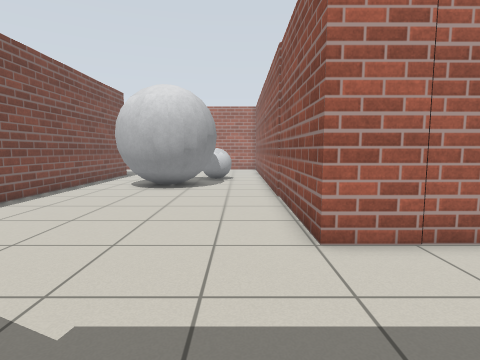
view 1 (above)

16 first-person views from a walk through a Gazebo world. The camera is 0.94 m above the floor, tilts 6° down and sees 80° across. The floor is counted in squares, 0.5 m on a side. Each view is taken from the middle of a square. On the plan, view 1 faces up. The plan holds only what a view shows up to about 16 squares ahead; the rest is blank. Some stock models are drawn as simple stand-ins. Surface patterns are stand-ins for the level's own textures.

view 2
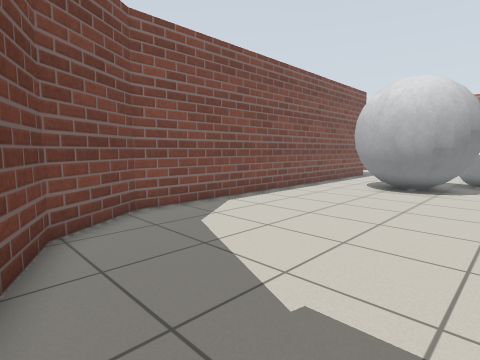

view 3
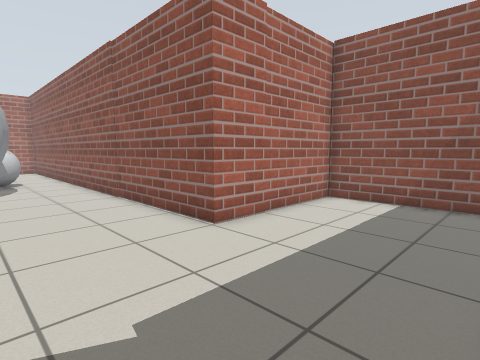

view 4
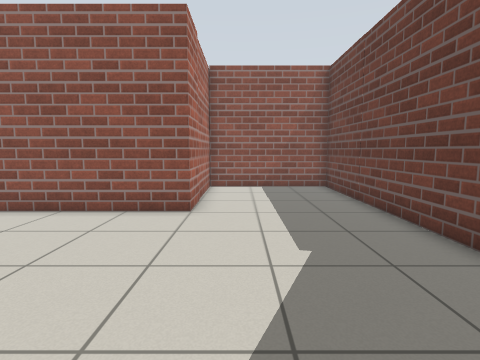

view 5
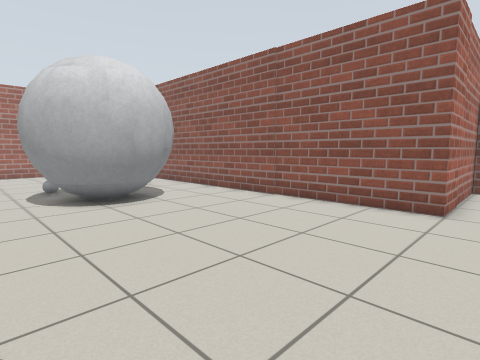

view 6
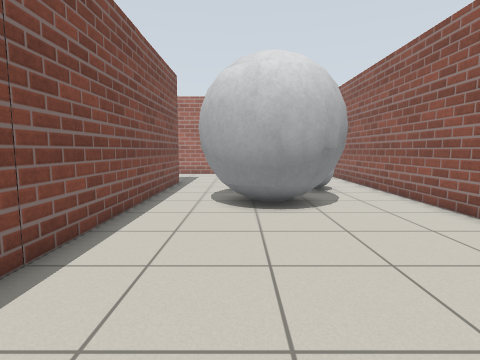

view 7
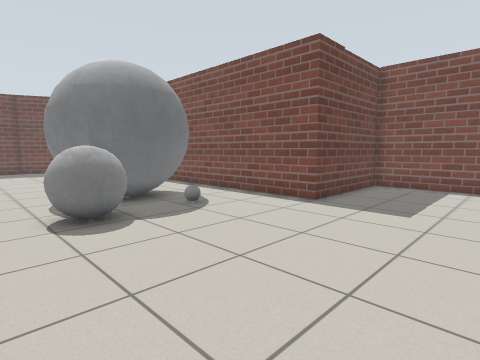

view 8
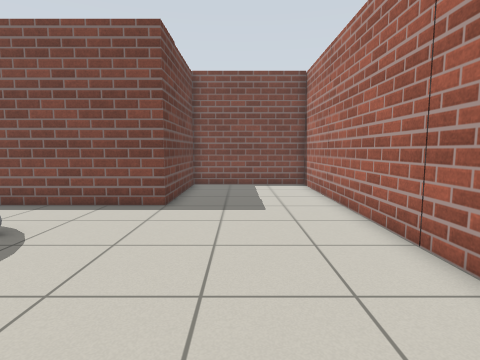

view 9
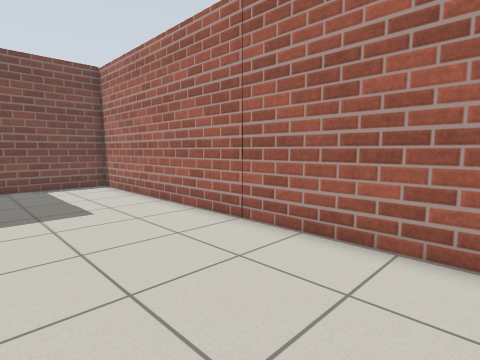

view 10
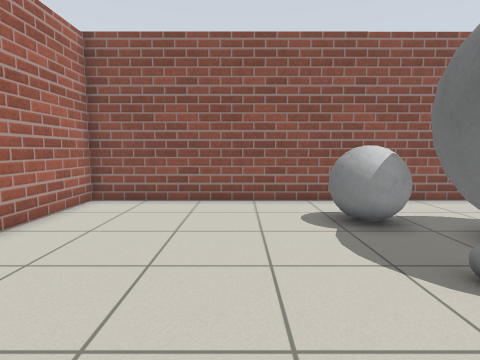

view 11
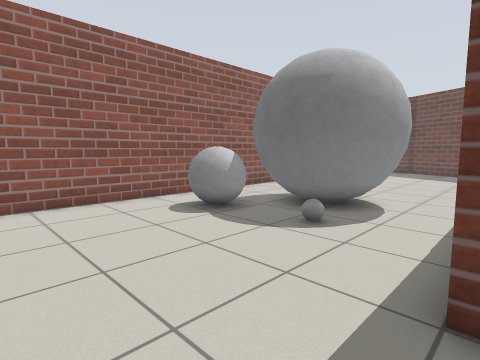

view 12
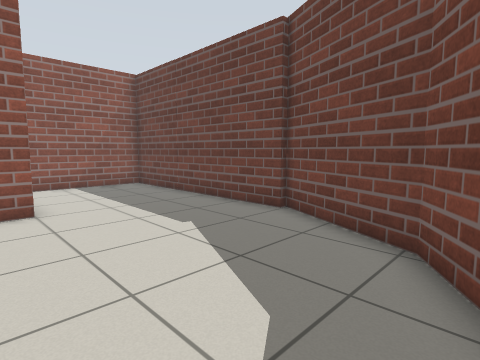

view 13
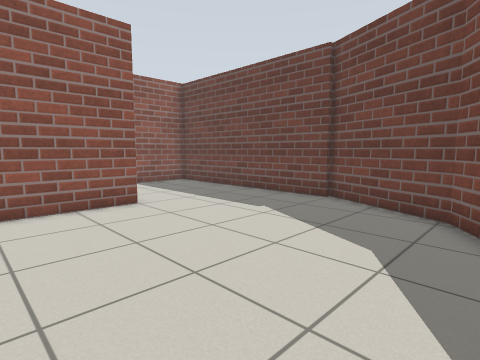

view 14
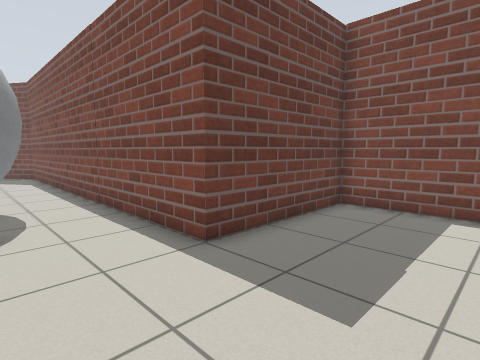

view 15
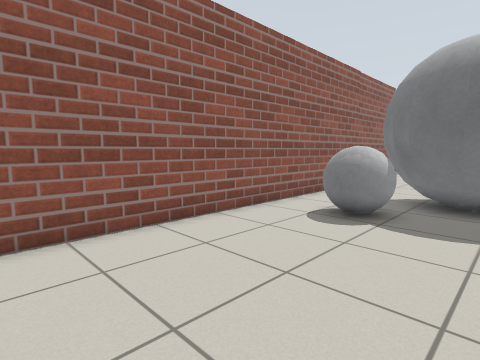

view 16
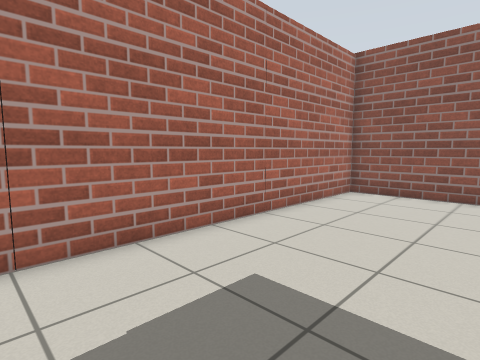

### Floor plan
Key: @ floor where view 1 was taken; . floor; B brick block; G grey ball.
Columns run from 15 left of view 1 to 8 right of it. Each row starts with its distance up from view 1.
 28 BBBBBBBBBBBBBBBBBB
 27 B................B
 26 B................B
 25 B................B
 24 B................B
 23 B................B
 22 B................B
 21 BBBBBBB..........B
 20       B..........B
 19       B......GG..B
 18       B...GGGGG..B
 17       B..GGGGG...B
 16       B..GGGGGG..B
 15       B..GGGGG...B
 14       B..GGGGG...B
 13       B...GGG....B
 12       B..........B
 11       B..........B
 10       B..........B
  9       B..........B
  8       B..........B
  7       B..........B
  6       B..........BBBBBBB
  5       B................B
  4       B................B
  3        B...............B
  2        BB..............B
  1         BB.............B
  0           BB...@.......B
 -1             BBBBBBBBBBB

Positions as (right, up) in squares from view 1, and headings:
1: (0, 0), facing up
2: (0, 0), facing up-left
3: (-3, 0), facing up-right
4: (-7, 4), facing right
5: (-8, 4), facing up-right
6: (-5, 5), facing up
7: (1, 27), facing down-left
8: (1, 24), facing left
9: (1, 22), facing up-left
10: (-9, 22), facing right
11: (-9, 25), facing down-right
12: (-8, 7), facing down-right
13: (-8, 10), facing down-right
14: (-5, 26), facing down-left
15: (-5, 27), facing down-right
16: (-11, 22), facing up-right
